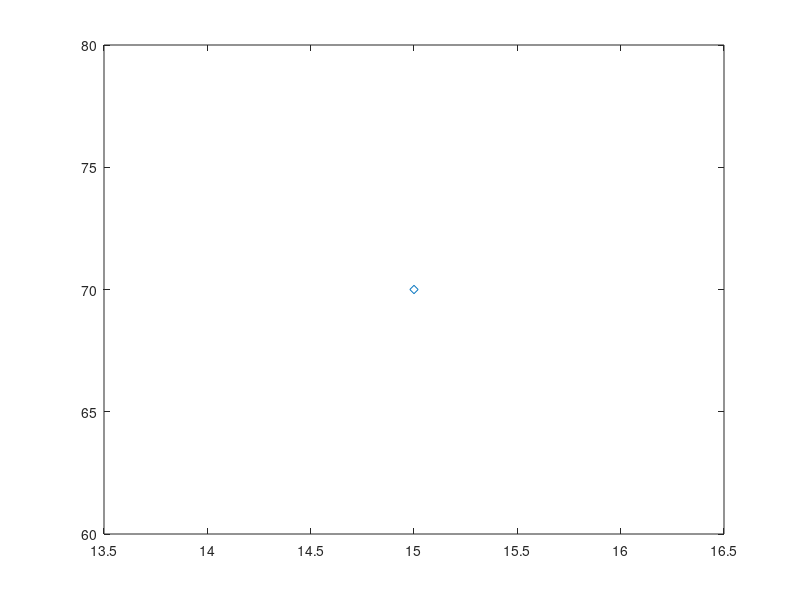

This chart was generated by the following MATLAB code:
function goal=map()
 for i=0:2:70
       line([0,70],[i,i]); 
       line([i,i],[0,70]);  
 end
 goal=[15;70];  plot(goal(1),goal(2),'d');
end